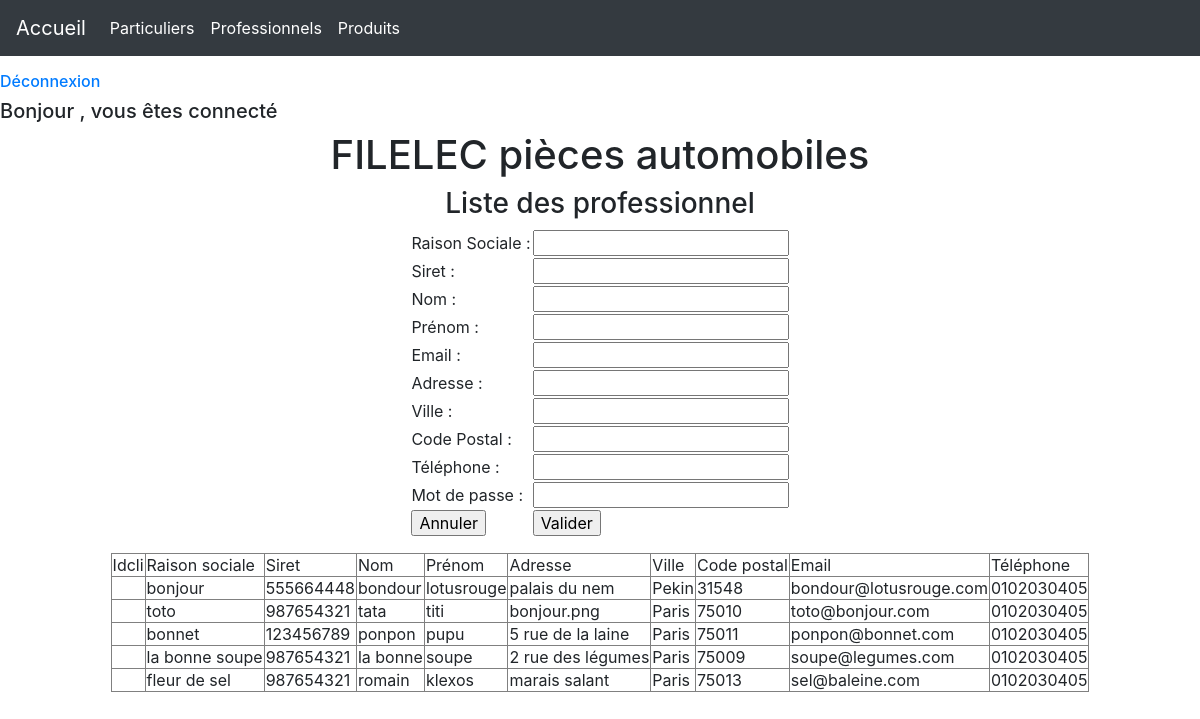
The app's page /index.php?page=2 with its own data.
### tables this page shows
CREATE TABLE IF NOT EXISTS PROFESSIONNEL
(
 IDCLI INTEGER default 0,
 RAISON_SOCIALE CHAR(32) NULL  ,
 SIRET INTEGER NULL  ,
 NOM CHAR(32) NULL  ,
 PRENOM CHAR(32) NULL  ,
 ADRESSE CHAR(32) NULL  ,
 VILLE CHAR(20) NULL ,
 CODE_POSTAL CHAR(5) NULL ,
 EMAIL CHAR(32) NULL  ,
 TELEPHONE CHAR(32) NULL  ,
 MDP CHAR(32) NOT NULL 
 );

### controleur/controleur.php (called while the page is built, shortened)
<?php
include ("modele/modele.php");
class Controleur
{
	private $unModele;
	public function __construct($serveur, $bdd, $user, $mdp)
	{
		$this->unModele = new Modele ($serveur, $bdd, $user, $mdp);
	}
	public function setTable($uneTable)
	{
		$this->unModele->setTable($uneTable);
	}
	public function select_All()
	{
		return $this->unModele->select_All();
	}
}
?>

### modele/modele.php (called while the page is built, shortened)
<?php
class Modele
{
	private $pdo;
	private $table;
	public function __construct ($serveur, $bdd, $user, $mdp)
	{
		$this->pdo = null;
		try
			{
				$this->pdo = new PDO ("mysql:host=".$serveur.";dbname=".$bdd,$user,$mdp);
			}
			catch (PDOException $exp)
			{
				echo "Erreur de connexion à la bdd";
				echo $exp->getMessage ();
			}
	}
	public function setTable($uneTable)
	{
		$this->table = $uneTable;
	}
	public function select_All ()
	{
		if ($this->pdo == null)
		{
			return null;
		}
		else {
			$requete = "select * from ".$this->table.";";
			$select =$this->pdo->prepare($requete);
			$select->execute ();
			return $select->fetchAll ();
		}
	}
}
?>

### vue/vue_selectAll_professionnel.php (the view)
<table border = 1 >
	<tr><td> Idcli </td> <td>Raison sociale</td> <td>Siret</td>
		<td> Nom </td> <td> Prénom  </td> <td> Adresse </td> <td> Ville </td><td> Code postal </td><td> Email </td><td> Téléphone </td>
		</tr>
		<?php
		foreach ($lesProfessionnels as $unProfessionnel)
		{
			echo "<tr>	<td> ".$unProfessionnel['IDCLI']."</td>
			<td> ".$unProfessionnel['RAISON_SOCIALE']."</td>
			<td> ".$unProfessionnel['SIRET']."</td>
			<td> ".$unProfessionnel['NOM']."</td>
			<td> ".$unProfessionnel['PRENOM']."</td>
			<td> ".$unProfessionnel['ADRESSE']."</td>
			<td> ".$unProfessionnel['VILLE']."</td>
			<td> ".$unProfessionnel['CODE_POSTAL']."</td>
			<td> ".$unProfessionnel['EMAIL']."</td>
			<td> ".$unProfessionnel['TELEPHONE']."</td> </tr>" ;
		}
		?>
</table>

### records on screen
professionnel: RAISON_SOCIALE "bonjour", SIRET "555664448", NOM "bondour", PRENOM "lotusrouge", ADRESSE "palais du nem", VILLE "Pekin", CODE_POSTAL "31548", EMAIL "bondour@lotusrouge.com", TELEPHONE "0102030405"
professionnel: RAISON_SOCIALE "toto", SIRET "987654321", NOM "tata", PRENOM "titi", ADRESSE "bonjour.png", VILLE "Paris", CODE_POSTAL "75010", EMAIL "toto@bonjour.com", TELEPHONE "0102030405"
professionnel: RAISON_SOCIALE "bonnet", SIRET "123456789", NOM "ponpon", PRENOM "pupu", ADRESSE "5 rue de la laine", VILLE "Paris", CODE_POSTAL "75011", EMAIL "ponpon@bonnet.com", TELEPHONE "0102030405"
professionnel: RAISON_SOCIALE "la bonne soupe", SIRET "987654321", NOM "la bonne", PRENOM "soupe", ADRESSE "2 rue des légumes", VILLE "Paris", CODE_POSTAL "75009", EMAIL "soupe@legumes.com", TELEPHONE "0102030405"
professionnel: RAISON_SOCIALE "fleur de sel", SIRET "987654321", NOM "romain", PRENOM "klexos", ADRESSE "marais salant", VILLE "Paris", CODE_POSTAL "75013", EMAIL "sel@baleine.com", TELEPHONE "0102030405"
